Frame 1 (no input): blank canvas, image omitted
Frame 60 (the mouse pressed at the canvas centre just before this capture): blank canvas, image omitted
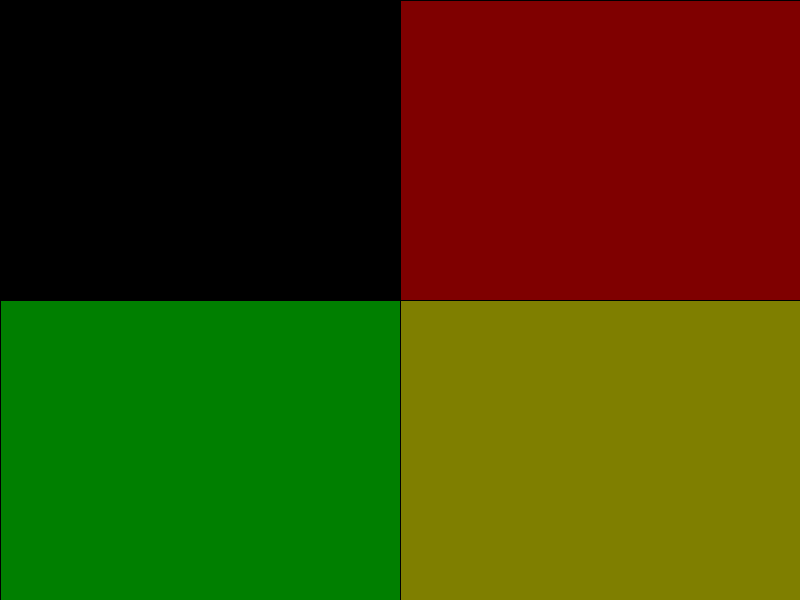
Frame 120 (the mouse held since frame 60 and released just before this capture)

The Processing sketch whose frames 1 and 60 were blank and that drew this single picture after the mouse press (run headless with seeded random() and noise(); from frame 60 on, the mouse is pressed at the canvas centre):

// Processing sketch: Colorgrid
// ── Colorgrid.pde
void setup() {
  size (800, 600);
}

void draw() {
  background (255);
  if (mouseX >0 && mouseY > 0) {
    for (int x = 0; x < width; x += mouseX) {
      for (int y = 0; y < height; y += mouseY) {
        float mRed = map(x, 0, width, 0, 255);
        float mBlue = map(y, 0, height, 0, 255);
        fill (mRed, mBlue, 0);
        rect (x, y, mouseX, mouseY);
      }
    }
  }
}
